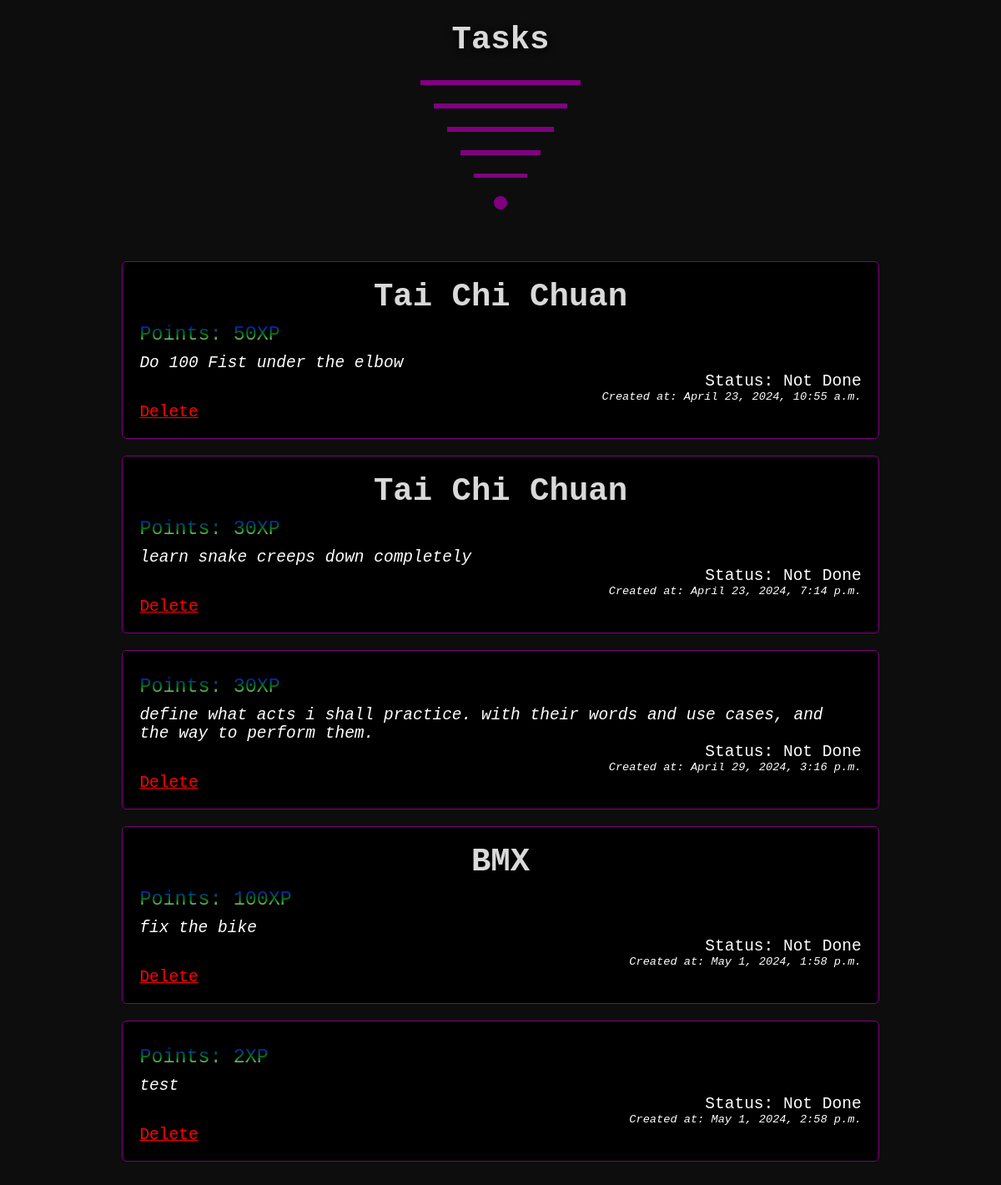
/tasks/list/, run on the app's committed database.
### tasks/models/task.py (models this page shows, shortened)
class Task(models.Model):
    ability = models.ForeignKey(
        Ability,
        on_delete=models.SET_NULL,
        related_name='tasks_ability',
        null=True,
        blank=True
    )
    description = models.TextField()
    xp = models.IntegerField(default=0)
    is_done = models.BooleanField(default=False)
    is_added = models.BooleanField(default=False)
    created_at = models.DateTimeField(auto_now_add=True)
    done_at = models.DateTimeField(null=True, blank=True)

### abilities/models/ability.py (models this page shows, shortened)
class Ability(models.Model):
    name = models.CharField(max_length=100)
    total_xp = models.IntegerField(default=0)
    created_at = models.DateTimeField(auto_now_add=True)
    last_task_done_at = models.DateTimeField(null=True, blank=True)

### tasks/views/list_all_tasks.py (the view)
# urls.py: path('list/', TaskListView.as_view(), name='task_list_generic'),
class TaskListView(generic.ListView):
    model = Task
    template_name = 'all_tasks.html'
    context_object_name = 'tasks'

### tasks/templates/all_tasks.html (shortened to what this page needs)
<!DOCTYPE html>
<html lang="en">
<head>
</head>
<body>
    <center>
        <h1 class="title">Tasks</h1>
        <div style="height:0.3em; width:12rem; background-color:purple;" ></div><br>
        <div style="height:0.3em; width:10rem; background-color:purple;" ></div><br>
        <div style="height:0.3em; width:8rem; background-color:purple;" ></div><br>
        <div style="height:0.3em; width:6rem; background-color:purple;" ></div><br>
        <div style="height:0.3em; width:4rem; background-color:purple;" ></div><br>
        <div style="height:1rem; width:1rem; background-color:purple; border-radius:2rem;" ></div><br>
    </center>
    <div class="container">
        {% for task in tasks %}
            <div class="task">
                <div class="name">{{ task.ability.name }}</div>
                <div class="xp">Points: {{ task.xp }}XP</div>
                <div class="description">{{ task.description }}</div>
                <div class="status">Status: {% if task.is_done %} Done {% else %} Not Done {% endif %}</div>
                <div class="created">Created at: {{ task.created_at }}</div>
                <a href="{% url 'task_delete' task.pk %}" style="color:red;">Delete</a>
            </div>
        {% endfor %}
    </div>
</body>
</html>

### tasks/templates/all_tasks.html (style rules this page uses)
body { font-family:monospace; background-color:#0d0d0d; color:#d9d9d9; font-size:1.5em; }
.title { text-shadow:0px 3px 10px black; }
.container { height:max-content; width:80%; min-width:600px; padding:20px; margin: 0 auto }
.container .task { margin:20px; border:solid 1px purple; border-radius:6px; padding:20px; background-color:black; }
.container .task .name { font-weight:bold; margin-bottom:10px; font-size:2em; text-align:center; }
.container .task .xp { background: linear-gradient(blue, green, white); -webkit-background-clip: text; -webkit-text-fill-color: transparent; margin-bottom:10px; font-size:1.2em; text-align:left; }
.container .task .created { font-style:italic; color:white; text-align:right; font-size:0.7em; }
.container .task .description { font-style:italic; color:white; text-align:left; }
.container .task .status { color:white; text-align:right; }

### data on the page
Task: ability.name "Tai Chi Chuan", xp "50", description "Do 100 Fist under the elbow", is_done "Not Done", created_at "April 23, 2024, 10:55 a.m."
Task: ability.name "Tai Chi Chuan", xp "30", description "learn snake creeps down completely", is_done "Not Done", created_at "April 23, 2024, 7:14 p.m."
Task: xp "30", description "define what acts i shall practice. with their words and use cases, and the way to perform them.", is_done "Not Done", created_at "April 29, 2024, 3:16 p.m."
Task: ability.name "BMX", xp "100", description "fix the bike", is_done "Not Done", created_at "May 1, 2024, 1:58 p.m."
Task: xp "2", description "test", is_done "Not Done", created_at "May 1, 2024, 2:58 p.m."
